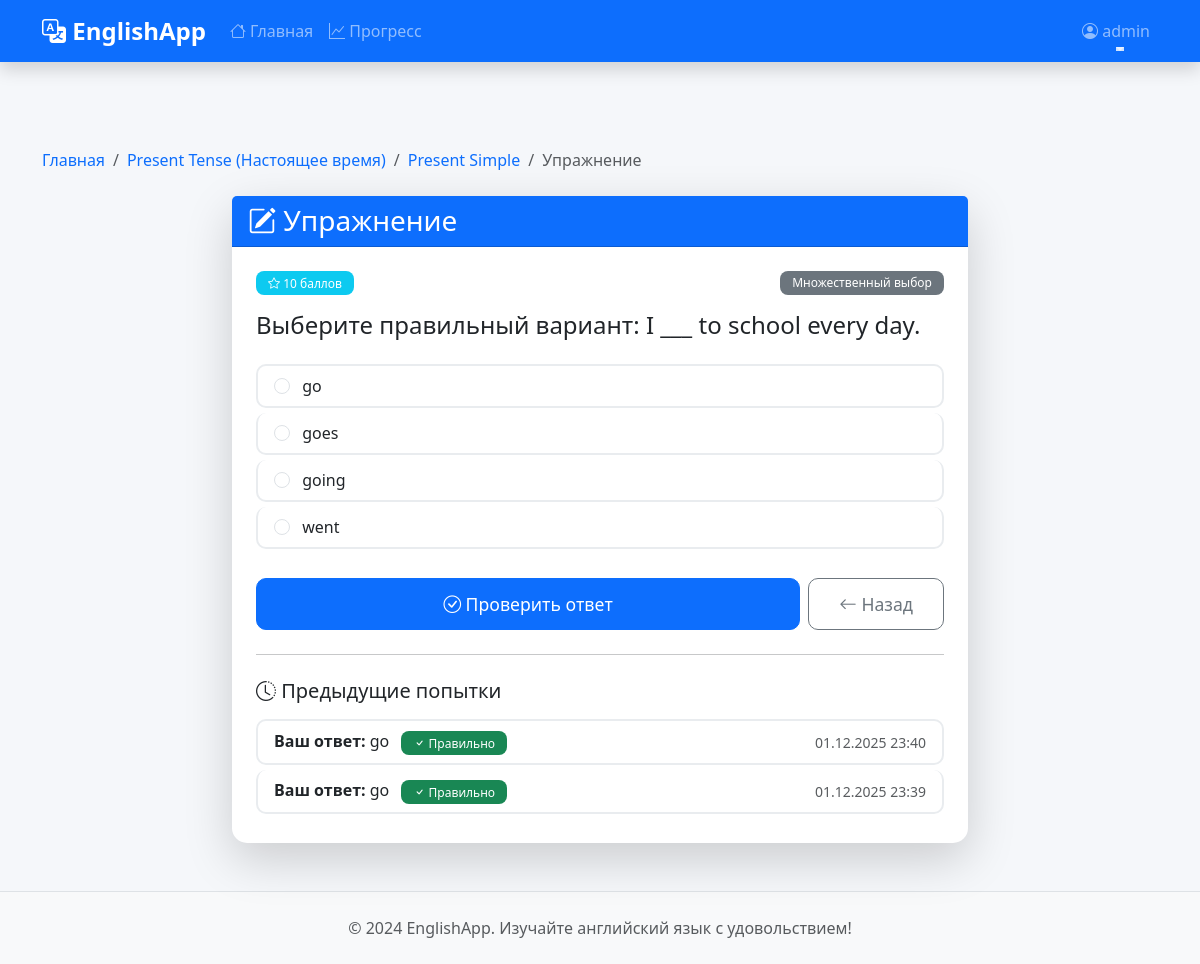
Page /lesson/present-simple/exercise/1/ (signed in) on the committed database.
### lessons/models.py (models this page shows, shortened)
class Lesson(models.Model):
    category = models.ForeignKey(LessonCategory, on_delete=models.CASCADE, related_name='lessons', verbose_name="Категория")
    title = models.CharField(max_length=200, verbose_name="Название")
    slug = models.SlugField(unique=True, verbose_name="URL")
    description = models.TextField(verbose_name="Описание")
    theory = models.TextField(verbose_name="Теоретический материал")
    examples = models.TextField(verbose_name="Примеры", help_text="Примеры использования, разделенные новой строкой")
    order = models.IntegerField(default=0, verbose_name="Порядок")
    is_active = models.BooleanField(default=True, verbose_name="Активен")
    created_at = models.DateTimeField(auto_now_add=True, verbose_name="Создан")
    class Meta:
        verbose_name = "Урок"
        verbose_name_plural = "Уроки"
        ordering = ['category', 'order']

class LessonCategory(models.Model):
    name = models.CharField(max_length=100, verbose_name="Название")
    slug = models.SlugField(unique=True, verbose_name="URL")
    description = models.TextField(verbose_name="Описание")
    order = models.IntegerField(default=0, verbose_name="Порядок")
    icon = models.CharField(max_length=50, default="📚", verbose_name="Иконка")
    class Meta:
        verbose_name = "Категория уроков"
        verbose_name_plural = "Категории уроков"
        ordering = ['order']

class Exercise(models.Model):
    lesson = models.ForeignKey(Lesson, on_delete=models.CASCADE, related_name='exercises', verbose_name="Урок")
    exercise_type = models.CharField(max_length=20, choices=ExerciseType.choices, verbose_name="Тип упражнения")
    question = models.TextField(verbose_name="Вопрос/Задание")
    correct_answer = models.TextField(verbose_name="Правильный ответ")
    options = models.JSONField(default=list, blank=True, verbose_name="Варианты ответов",
                              help_text="Для множественного выбора - список вариантов")
    explanation = models.TextField(blank=True, verbose_name="Объяснение")
    order = models.IntegerField(default=0, verbose_name="Порядок")
    points = models.IntegerField(default=10, validators=[MinValueValidator(1), MaxValueValidator(100)], verbose_name="Баллы")
    class Meta:
        verbose_name = "Упражнение"
        verbose_name_plural = "Упражнения"
        ordering = ['lesson', 'order']

class UserExerciseAttempt(models.Model):
    user = models.ForeignKey(User, on_delete=models.CASCADE, related_name='exercise_attempts', verbose_name="Пользователь")
    exercise = models.ForeignKey(Exercise, on_delete=models.CASCADE, related_name='attempts', verbose_name="Упражнение")
    user_answer = models.TextField(verbose_name="Ответ пользователя")
    is_correct = models.BooleanField(verbose_name="Правильно")
    points_earned = models.IntegerField(default=0, verbose_name="Заработано баллов")
    attempted_at = models.DateTimeField(auto_now_add=True, verbose_name="Попытка")
    class Meta:
        verbose_name = "Попытка выполнения упражнения"
        verbose_name_plural = "Попытки выполнения упражнений"
        ordering = ['-attempted_at']

### lessons/views.py (the view)
# urls.py: path('lesson/<slug:lesson_slug>/exercise/<int:exercise_id>/', views.exercise_detail, name='exercise_detail'),
@login_required
def exercise_detail(request, lesson_slug, exercise_id):
    lesson = get_object_or_404(Lesson, slug=lesson_slug, is_active=True)
    exercise = get_object_or_404(Exercise, id=exercise_id, lesson=lesson)
    progress, created = UserProgress.objects.get_or_create(
        user=request.user,
        lesson=lesson
    )
    previous_attempts = UserExerciseAttempt.objects.filter(
        user=request.user,
        exercise=exercise
    ).order_by('-attempted_at')[:5]
    context = {
        'lesson': lesson,
        'exercise': exercise,
        'progress': progress,
        'previous_attempts': previous_attempts,
    }
    return render(request, 'lessons/exercise_detail.html', context)

### templates/lessons/exercise_detail.html (shortened to what this page needs)
{% extends 'base.html' %}
{% block content %}
<div class="container mt-5 pt-4">
    <nav aria-label="breadcrumb" class="mb-4">
        <ol class="breadcrumb">
            <li class="breadcrumb-item"><a href="{% url 'home' %}">Главная</a></li>
            <li class="breadcrumb-item"><a href="{% url 'category_detail' lesson.category.slug %}">{{ lesson.category.name }}</a></li>
            <li class="breadcrumb-item"><a href="{% url 'lesson_detail' lesson.slug %}">{{ lesson.title }}</a></li>
            <li class="breadcrumb-item active">Упражнение</li>
        </ol>
    </nav>
    <div class="row">
        <div class="col-lg-8 mx-auto">
            <div class="card shadow-lg">
                <div class="card-header bg-primary text-white">
                    <h3 class="mb-0">
                        <i class="bi bi-pencil-square"></i> Упражнение
                    </h3>
                </div>
                <div class="card-body p-4">
                    <div class="mb-4">
                        <div class="d-flex justify-content-between align-items-center mb-3">
                            <span class="badge bg-info">
                                <i class="bi bi-star"></i> {{ exercise.points }} баллов
                            </span>
                            <span class="badge bg-secondary">
                                {{ exercise.get_exercise_type_display }}
                            </span>
                        </div>
                        <h4 class="mb-3">{{ exercise.question }}</h4>
                    </div>
                    <form id="exerciseForm">
                        <div class="mb-4">
                            {% if exercise.exercise_type == 'multiple_choice' %}
                                <div class="list-group">
                                    {% for option in exercise.options %}
                                    <label class="list-group-item">
                                        <input type="radio" name="answer" value="{{ option }}" class="form-check-input me-2" required>
                                        {{ option }}
                                    </label>
                                    {% endfor %}
                                </div>
                            {% endif %}
                        </div>
                        <div class="d-flex gap-2">
                            <button type="submit" class="btn btn-primary btn-lg flex-grow-1" id="submitBtn">
                                <i class="bi bi-check-circle"></i> Проверить ответ
                            </button>
                            <a href="{% url 'lesson_detail' lesson.slug %}" class="btn btn-outline-secondary btn-lg">
                                <i class="bi bi-arrow-left"></i> Назад
                            </a>
                        </div>
                    </form>
                    {% if previous_attempts %}
                    <hr class="my-4">
                    <h5 class="mb-3">
                        <i class="bi bi-clock-history"></i> Предыдущие попытки
                    </h5>
                    <div class="list-group">
                        {% for attempt in previous_attempts %}
                        <div class="list-group-item">
                            <div class="d-flex justify-content-between align-items-center">
                                <div>
                                    <strong>Ваш ответ:</strong> {{ attempt.user_answer }}
                                    {% if attempt.is_correct %}
                                    <span class="badge bg-success ms-2">
                                        <i class="bi bi-check"></i> Правильно
                                    </span>
                                    {% else %}
                                    <span class="badge bg-danger ms-2">
                                        <i class="bi bi-x"></i> Неправильно
                                    </span>
                                    {% endif %}
                                </div>
                                <small class="text-muted">{{ attempt.attempted_at|date:"d.m.Y H:i" }}</small>
                            </div>
                        </div>
                        {% endfor %}
                    </div>
                    {% endif %}
                </div>
            </div>
        </div>
    </div>
</div>
{% endblock %}

### templates/base.html (shortened to what this page needs)
{% load static %}
<!DOCTYPE html>
<html lang="ru">
<head>
    <link href="https://cdn.jsdelivr.net/npm/bootstrap@5.3.0/dist/css/bootstrap.min.css" rel="stylesheet">
    <link rel="stylesheet" href="https://cdn.jsdelivr.net/npm/bootstrap-icons@1.11.0/font/bootstrap-icons.css">
    <link rel="stylesheet" href="{% static 'css/style.css' %}">
</head>
<body>
    <nav class="navbar navbar-expand-lg navbar-dark bg-primary fixed-top shadow">
        <div class="container">
            <a class="navbar-brand fw-bold" href="{% url 'home' %}">
                <i class="bi bi-translate"></i> EnglishApp
            </a>
            <div class="collapse navbar-collapse" id="navbarNav">
                <ul class="navbar-nav me-auto">
                    <li class="nav-item">
                        <a class="nav-link" href="{% url 'home' %}">
                            <i class="bi bi-house"></i> Главная
                        </a>
                    </li>
                    {% if user.is_authenticated %}
                    <li class="nav-item">
                        <a class="nav-link" href="{% url 'progress' %}">
                            <i class="bi bi-graph-up"></i> Прогресс
                        </a>
                    </li>
                    {% endif %}
                </ul>
                <ul class="navbar-nav">
                    {% if user.is_authenticated %}
                    <li class="nav-item dropdown">
                        <a class="nav-link dropdown-toggle" href="#" id="navbarDropdown" role="button" data-bs-toggle="dropdown">
                            <i class="bi bi-person-circle"></i> {{ user.username }}
                        </a>
                    </li>
                    {% endif %}
                </ul>
            </div>
        </div>
    </nav>
    <main class="main-content">
        {% block content %}{% endblock %}
    </main>
    <footer class="bg-light text-center py-4 mt-5">
        <div class="container">
            <p class="text-muted mb-0">
                &copy; 2024 EnglishApp. Изучайте английский язык с удовольствием!
            </p>
        </div>
    </footer>
</body>
</html>

### static/css/style.css (style rules this page uses)
:root { --primary-color: #0d6efd; --secondary-color: #6c757d; --success-color: #198754; --danger-color: #dc3545; --warning-color: #ffc107; --info-color: #0dcaf0; --light-color: #f8f9fa; --dark-color: #212529; }
body { font-family: 'Segoe UI', Tahoma, Geneva, Verdana, sans-serif; padding-top: 76px; background-color: #f5f7fa; }
.main-content { min-height: calc(100vh - 200px); }
.navbar { box-shadow: 0 2px 4px rgba(0,0,0,.1); }
.navbar-brand { font-size: 1.5rem; }
.card { border: none; border-radius: 15px; transition: transform 0.3s ease, box-shadow 0.3s ease; }
.btn { border-radius: 10px; font-weight: 500; transition: all 0.3s ease; }
.btn-lg { padding: 12px 30px; font-size: 1.1rem; }
.badge { padding: 6px 12px; border-radius: 8px; font-weight: 500; }
.list-group-item { border-radius: 10px !important; margin-bottom: 5px; border: 2px solid #e9ecef; transition: all 0.3s ease; }
footer { margin-top: auto; border-top: 1px solid #dee2e6; }
.card { animation: fadeIn 0.5s ease; }
.navbar-nav .nav-link { position: relative; transition: all 0.3s ease; }
.navbar-nav .nav-link::after { content: ''; position: absolute; bottom: 0; left: 50%; width: 0; height: 2px; background: rgba(255, 255, 255, 0.8); transition: all 0.3s ease; transform: translateX(-50%); }
.btn { position: relative; overflow: hidden; }
.btn::before { content: ''; position: absolute; top: 50%; left: 50%; width: 0; height: 0; border-radius: 50%; background: rgba(255, 255, 255, 0.3); transform: translate(-50%, -50%); transition: width 0.6s, height 0.6s; }
.bi { transition: transform 0.3s ease; }
.badge { transition: all 0.3s ease; }
.list-group-item { animation: fadeIn 0.5s ease-out; }
.list-group-item:nth-child(1) { animation-delay: 0.1s; }
.list-group-item:nth-child(2) { animation-delay: 0.2s; }
.list-group-item:nth-child(3) { animation-delay: 0.3s; }
.list-group-item:nth-child(4) { animation-delay: 0.4s; }
.breadcrumb { background-color: transparent; padding: 0; }
.breadcrumb-item a { color: var(--primary-color); text-decoration: none; }
#exerciseForm .list-group-item { cursor: pointer; }

### rows in the picture
Lesson: category.name "Present Tense (Настоящее время)", title "Present Simple"
Exercise: points "10", exercise_type "Множественный выбор", question "Выберите правильный вариант: I ___ to school every day."
UserExerciseAttempt: user_answer "go", is_correct True (drawn), attempted_at "01.12.2025 23:40"
UserExerciseAttempt: user_answer "go", is_correct True (drawn), attempted_at "01.12.2025 23:39"

### other values in the picture
{{ user.username }} "admin"
{{ option }} "go" "goes" "going" "went"
